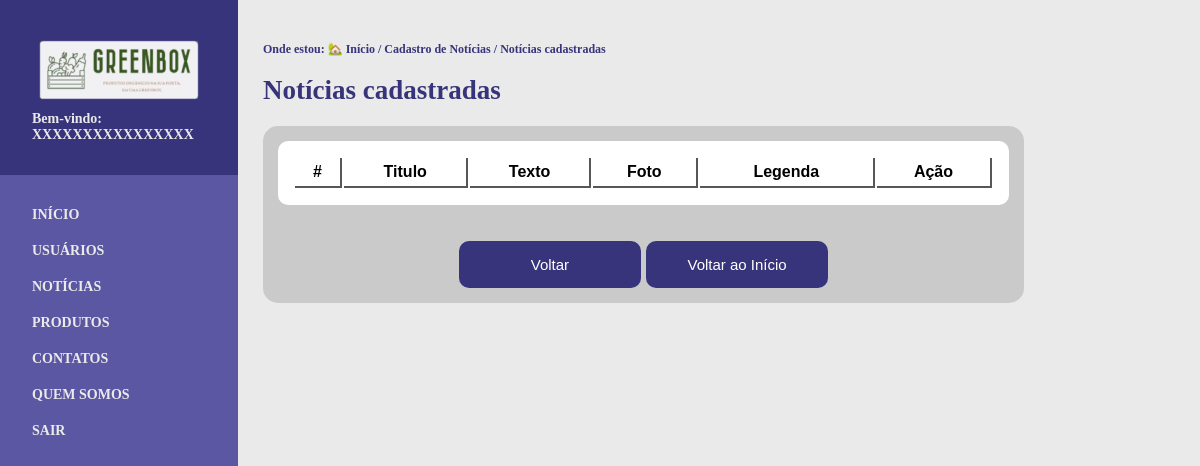
Before: /adm/listaquemsomos.php (signed in) with the older database file.
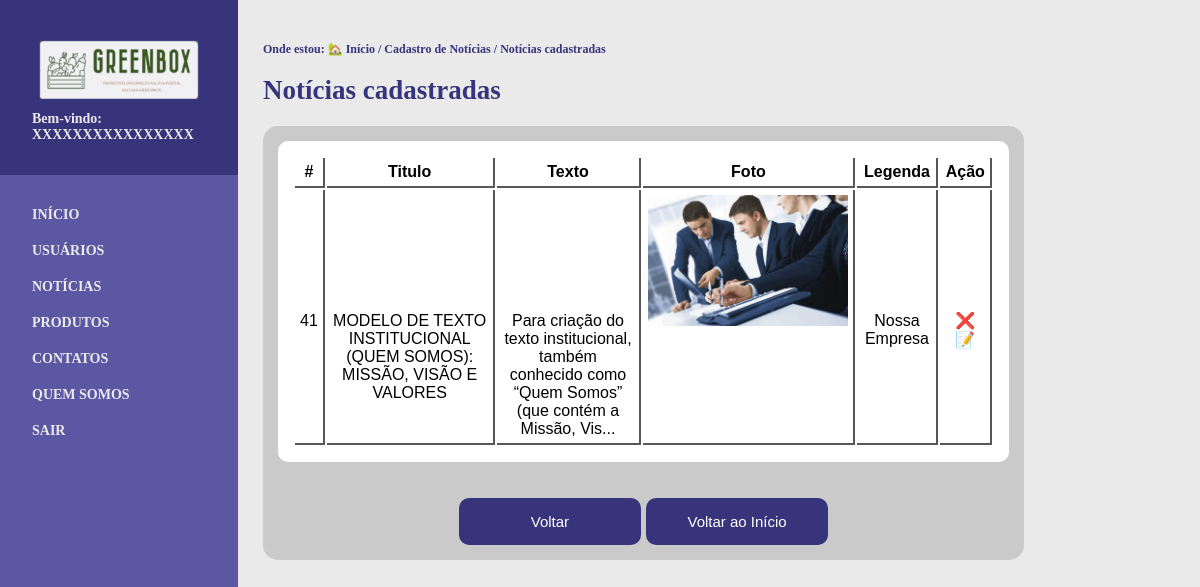
After: the same page with the newer database file.
### tables this page shows
CREATE TABLE IF NOT EXISTS `noticias` (
  `id` int NOT NULL AUTO_INCREMENT,
  `titulo` varchar(256) NOT NULL,
  `texto` blob NOT NULL,
  `tipo` varchar(256) NOT NULL,
  PRIMARY KEY (`id`)
);

CREATE TABLE IF NOT EXISTS `fotos` (
  `id` int NOT NULL AUTO_INCREMENT,
  `id_noticia` int NOT NULL,
  `foto` varchar(256) NOT NULL,
  `legenda` varchar(256) NOT NULL,
  PRIMARY KEY (`id`)
);

### adm/listaquemsomos.php (the view, shortened to what this page needs)
<?php
require_once("conexao.php");
$sql = "SELECT * FROM noticias WHERE tipo = 'quemsomos' ORDER BY id DESC";
$result = mysqli_query($conn, $sql);
?>
<!DOCTYPE html>
<html lang="pt-br">
<head>
    <link rel="stylesheet" href="estilo/estilo.css">
</head>
<body>
    <div id="geral">
        <div id="geral-esq">
            <div id="logo">
                <img src="img/logo.png" alt="">
                <br>
                <label>
                    Bem-vindo: <br>
                    XXXXXXXXXXXXXXXX
                </label>
            </div>
            <div id="menu">
                <?php
                require_once("menu.php");
                ?>
            </div>
        </div>
        <div id="geral-dir">
            <div class="mapa-site">
                <p>Onde estou:
                    <a href="sistema.php">&#127969; Início</a>
                    / <a href="cadNoticias.php">Cadastro de Notícias</a>
                    / <a href="listaNoticias.php">Notícias cadastradas</a>
                </p>
                <br>
                <h1>Notícias cadastradas</h1>
            </div>
            <section class="formulario">
                <table class="tabela_usuarios">
                    <thead>
                        <tr>
                            <th>#</th>
                            <th>Titulo</th>
                            <th>Texto</th>
                            <th>Foto</th>
                            <th>Legenda</th>
                            <th>Ação</th>
                        </tr>
                    </thead>
                    <tbody>
                        <?php
                        while ($noticia = mysqli_fetch_assoc($result)) {
                            echo "<tr>";
                            echo "<td>" . $noticia['id'] . "</td>";
                            echo "<td>" . $noticia['titulo'] . "</td>";
                            echo "<td>" . mb_strimwidth($noticia['texto'], 0, 100, "...") . "</td>";
                            $id_noticia = $noticia['id'];
                            $sqlfoto = "SELECT * FROM fotos where id_noticia='$id_noticia'";
                            $result1 = mysqli_query($conn, $sqlfoto);
                            while ($foto = mysqli_fetch_assoc($result1)) {
                                if ($foto['foto'] == "") {
                                    echo "<td> -- </td>";
                                    echo "<td> -- </td>";
                                } else {
echo "<td> <img class='img-lista-noticias' src='../uploads/fotos/" . $foto['foto'] . "' alt=''></td>";
                                    echo "<td>" . $foto['legenda'] . "</td>";
                                }
                            }
echo "<td><a href='javascript:excluir(" . $id_noticia . ")'>&#10060;</a> <a href='javascript:editar(".$id_noticia.")'>&#128221;</a></td>";
                            echo "</tr>";
                        }
                        ?>
                    </tbody>
                </table>
                <br><br>
                <input type="button" name="Buscar" onclick="redirect_voltar()" class="btnEnviar" value="Voltar">
                <input type="button" name="Buscar" onclick="redirect_inicio()" class="btnEnviar" value="Voltar ao Início">
            </section>
        </div>
    </div>
</body>
</html>

### adm/menu.php
<nav>
    <ul>
        <li><a href="sistema.php">INÍCIO</a></li>
        <li><a href="cadUsuarios.php">USUÁRIOS</a></li>
        <li><a href="cadNoticias.php">NOTÍCIAS</a></li>
        <li><a href="#">PRODUTOS</a></li>
        <li><a href="#">CONTATOS</a></li>
        <li><a href="cadquemsomos.php">QUEM SOMOS</a></li>
        <li><a href="#">SAIR</a></li>
    </ul>
</nav>

### adm/estilo/estilo.css (style rules this page uses)
* { padding:0; margin:0; vertical-align:baseline; list-style:none; border:0 }
body { font-family: Arial, Helvetica, sans-serif; background: #EAEAEA; }
.formulario { color: white; padding: 15px; border-radius: 15px; background-color: #cacaca; text-align: center; }
.btnEnviar { background-color: #38347B; border: none; padding: 15px; border-radius: 10px; font-size: 15px; color: white; width: 25%; transition: .5s; }
.tabela_usuarios { border-radius: 10px; padding: 15px; width: 100%; background-color: #FFF; color: black; }
.tabela_usuarios th { border-bottom: 2px #575757 solid; border-right: 2px #575757 solid; padding: 5px; }
.tabela_usuarios td { border-bottom: 2px #575757 solid; border-right: 2px #575757 solid; padding: 5px; }
.tabela_usuarios td a { text-decoration: none; }
#geral { width: 1024px; height: 100%; display: flex; height: 100vh; }
#geral-esq { width: 238px; background: #5B57A2; color: #EAEAEA; font-family: Trebuchet MS; font-size: 14px; font-weight: bold; }
#logo { padding: 32px; background: #38347B; }
#menu { padding: 32px; }
#menu nav ul li { list-style: none; margin-bottom: 20px; }
#menu nav ul li a { color: #EAEAEA; font-family: Trebuchet MS; font-size: 14px; font-style: normal; font-weight: 700; line-height: normal; text-decoration: none; }
#geral-dir { flex-grow: 1; padding: 42px 0px 0px 25px; }
#geral-dir section { margin-top: 20px; }
.mapa-site p { font-family: Trebuchet MS; font-size: 12px; font-style: normal; font-weight: 700; line-height: normal; color: #38347B; }
.mapa-site p a { font-family: Trebuchet MS; font-size: 12px; font-style: normal; font-weight: 700; line-height: normal; text-decoration: none; color: #38347B; }
.mapa-site h1 { font-family: Trebuchet MS; font-size: 27px; font-style: normal; font-weight: 700; line-height: normal; color: #38347B; }
.img-lista-noticias { width: 200px; margin: 0px; }
.tabela_usuarios tr td { align-items: center; }

Changed rows visible on the page:
added noticias: id "41", titulo "MODELO DE TEXTO INSTITUCIONAL (QUEM SOMOS): MISSÃO, VISÃO E VALORES", texto "Para criação do texto institucional, também conhecido como “Quem Somos” (que contém a Missão, Vis..."
added fotos: foto (picture), legenda "Nossa Empresa"
